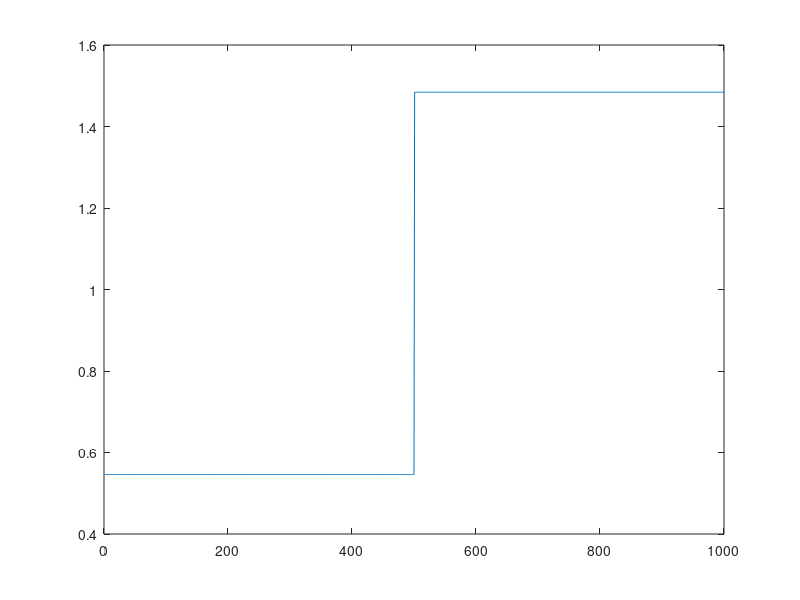

Reproduce this figure in MATLAB. (Note: this script raises an error after producing the figure.)
rng(123)

%% demo 1: step lambda + step nu
T = 10;
dt = 0.01;
n = 50;

X_lam = ones(T/dt, 1);
G_nu = ones(T/dt, 1);

theta_true = [[repmat(4, 1, round(T/(dt*2)))...
    repmat(5, 1, T/dt - round(T/(dt*2)))]',...
    [repmat(4, 1, round(T/(dt*2)))...
    repmat(5, 1, T/dt - round(T/(dt*2)))]'];

lam_true = exp(X_lam.*theta_true(:, 1));
nu_true = exp(G_nu.*theta_true(:, 2));

figure(999)
plot(nu_true*dt)

spk_vec = zeros(n, T/dt);
theo_mean = zeros(T/dt, 1);
theo_var = zeros(T/dt, 1);
theo_mlogy = zeros(T/dt, 1);

for k = 1:(T/dt)
    spk_vec(:, k) = com_rnd(lam_true(k)*dt, nu_true(k)*dt, n);
    cum_app = sum_calc(lam_true(k)*dt, nu_true(k)*dt, 1000);
    Zk = cum_app(1);
    Ak = cum_app(2);
    Bk = cum_app(3);
    Ck = cum_app(4);
    
    theo_mean(k) = Ak/Zk;
    theo_var(k) = Bk/Zk - theo_mean(k)^2;
    theo_mlogy(k) = Ck/Zk;
end

figure(1)
hold on
plot(mean(spk_vec, 1))
plot(theo_mean)
hold off

figure(2)
hold on
plot(var(spk_vec, 1))
plot(theo_var)
hold off

figure(3)
hold on
plot(mean(gammaln(spk_vec + 1), 1))
plot(theo_mlogy)
hold off

[theta_fit1,W_fit1] =...
    ppafilt_compoisson(spk_vec,X_lam,G_nu,theta_true(1, :)',...
    eye(2),eye(2),dt*eye(2),dt);

[theta_fit2,W_fit2] =...
    ppasmoo_compoisson(spk_vec,X_lam,G_nu,theta_true(1, :)',...
    eye(2),eye(2),dt*eye(2),dt);

lam_fit1 = exp(X_lam.*theta_fit1(1, :)');
lam_fit2 = exp(X_lam.*theta_fit2(1, :)');
nu_fit1 = exp(G_nu.*theta_fit1(2, :)');
nu_fit2 = exp(G_nu.*theta_fit2(2, :)');

lambda = figure;
hold on
plot(lam_true*dt, 'r', 'LineWidth', 2)
plot(lam_fit1*dt, 'b', 'LineWidth', 2)
plot(lam_fit2*dt, 'g', 'LineWidth', 2)
legend('true', 'filtering', 'smoothing', 'Location','northwest')
title('\lambda\Delta t')
xlabel('step')
hold off
saveas(lambda, 'lambda_1.png')

nu = figure;
hold on
plot(nu_true*dt, 'r', 'LineWidth', 2)
plot(nu_fit1*dt, 'b', 'LineWidth', 2)
plot(nu_fit2*dt, 'g', 'LineWidth', 2)
legend('true', 'filtering', 'smoothing', 'Location','northwest')
title('\nu\Delta t')
xlabel('step')
hold off
saveas(nu, 'nu_1.png')

%% demo 2: step lambda + cos nu
clear all; close all; clc;
T = 10;
dt = 0.01;
n = 50;

X_lam = ones(T/dt, 1);
G_nu = ones(T/dt, 1);

period = T/(2*dt);
theta_true = [[repmat(3.5, 1, round(T/(dt*2)))...
    repmat(4.5, 1, T/dt - round(T/(dt*2)))]',...
    3+2*cos((10*pi/period)*(1:T/dt))'];

lam_true = exp(X_lam.*theta_true(:, 1));
nu_true = exp(G_nu.*theta_true(:, 2));

spk_vec = zeros(n, T/dt);

for k = 1:(T/dt)
    spk_vec(:, k) = com_rnd(lam_true(k)*dt, nu_true(k)*dt, n);
end

[theta_fit1,W_fit1] =...
    ppafilt_compoisson(spk_vec,X_lam,G_nu,theta_true(1, :)',...
    eye(2),eye(2),dt*eye(2),dt);

[theta_fit2,W_fit2] =...
    ppasmoo_compoisson(spk_vec,X_lam,G_nu,theta_true(1, :)',...
    eye(2),eye(2),dt*eye(2),dt);

lam_fit1 = exp(X_lam.*theta_fit1(1, :)');
lam_fit2 = exp(X_lam.*theta_fit2(1, :)');
nu_fit1 = exp(G_nu.*theta_fit1(2, :)');
nu_fit2 = exp(G_nu.*theta_fit2(2, :)');

lambda = figure;
hold on
plot(lam_true*dt, 'r', 'LineWidth', 2)
plot(lam_fit1*dt, 'b', 'LineWidth', 2)
plot(lam_fit2*dt, 'g', 'LineWidth', 2)
legend('true', 'filtering', 'smoothing', 'Location','northwest')
title('\lambda\Delta t')
xlabel('step')
hold off
saveas(lambda, 'lambda_2.png')

nu = figure;
hold on
plot(nu_true*dt, 'r', 'LineWidth', 2)
plot(nu_fit1*dt, 'b', 'LineWidth', 2)
plot(nu_fit2*dt, 'g', 'LineWidth', 2)
legend('true', 'filtering', 'smoothing', 'Location','northwest')
title('\nu\Delta t')
xlabel('step')
hold off
saveas(nu, 'nu_2.png')